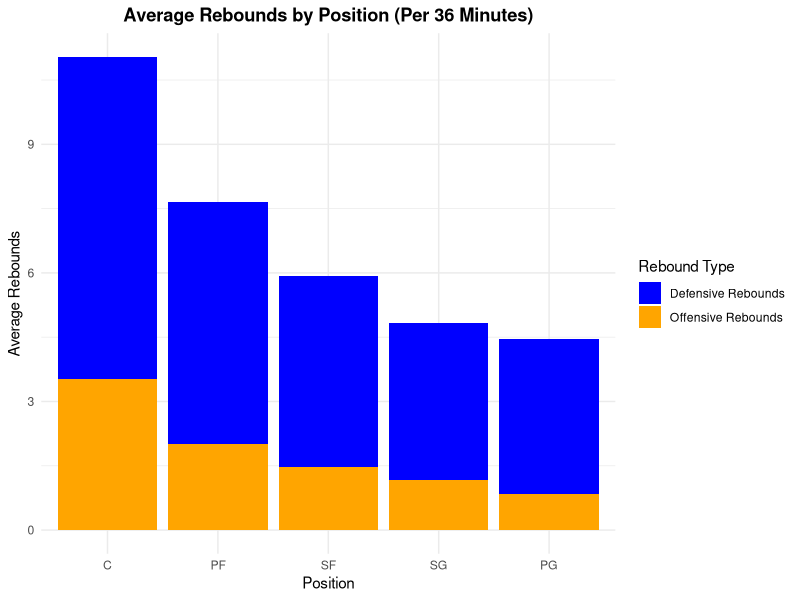
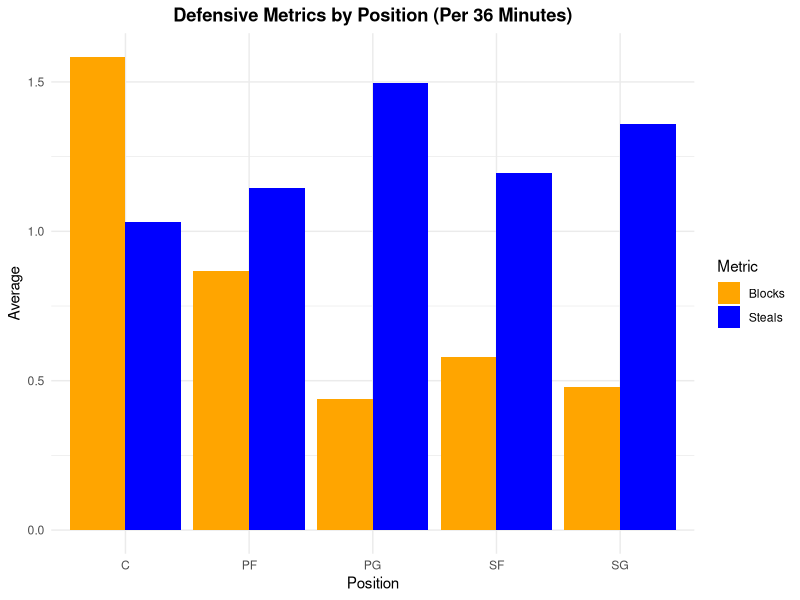

Generate these figures, in order, with R:
# Defense and rebounding analysis by positions
# Coder 3: Tianjie Zhang
# Analysis 1: Generate stacked bar plots for rebound types by position
# Analysis 2: Create grouped bar plots of defensive metrics


library(tidyverse)
library(ggplot2)


# Define output path
output_path <- "Output/"

# Create output directories
if(!dir.exists(paste0(output_path, "tables"))) {
  dir.create(paste0(output_path, "tables"), recursive = TRUE)
}
if(!dir.exists(paste0(output_path, "plots"))) {
  dir.create(paste0(output_path, "plots"), recursive = TRUE)
}

# Load the cleaned dataset
nba_data <- read.csv("Output/nba_clean.csv")

# Screen players with at least 20 games
nba_data <- nba_data %>% filter(G >= 20)

# Analysis 1: Generate stacked bar plots for rebound types by position
# Calculate average rebounding statistics by position
rebound_by_pos <- nba_data %>%
  group_by(Pos) %>%
  summarize(
    Avg_ORB = mean(ORB, na.rm = TRUE),
    Avg_DRB = mean(DRB, na.rm = TRUE),
    Avg_TRB = mean(TRB, na.rm = TRUE),
    n = n()
  ) %>%
  arrange(desc(Avg_TRB))

# Save the summary table
write.csv(rebound_by_pos, paste0(output_path, "tables/rebounding_by_position.csv"), row.names = FALSE)

# Prepare data for plotting
rebound_long <- rebound_by_pos %>%
  select(Pos, Avg_ORB, Avg_DRB) %>%
  pivot_longer(cols = c(Avg_ORB, Avg_DRB), 
               names_to = "Rebound_Type", 
               values_to = "Average")

# Create a factor to order positions by total rebounds
rebound_long$Pos <- factor(rebound_long$Pos, 
                           levels = rebound_by_pos$Pos[order(rebound_by_pos$Avg_TRB, decreasing = TRUE)])

# Create stacked bar plot for rebounds
p1 <- ggplot(rebound_long, aes(x = Pos, y = Average, fill = Rebound_Type)) +
  geom_bar(stat = "identity", position = "stack") +
  scale_fill_manual(values = c("Avg_ORB" = "orange", "Avg_DRB" = "blue"),
                    labels = c("Avg_ORB" = "Offensive Rebounds", "Avg_DRB" = "Defensive Rebounds")) +
  labs(title = "Average Rebounds by Position (Per 36 Minutes)",
       x = "Position",
       y = "Average Rebounds",
       fill = "Rebound Type") +
  theme_minimal() +
  theme(axis.text.x = element_text(angle = 0, hjust = 0.5),
        plot.title = element_text(hjust = 0.5, face = "bold"))

ggsave(paste0(output_path, "plots/rebounds_by_position_stacked.png"), p1, width = 8, height = 6, dpi = 400)

# Analysis 2: Create grouped bar plots of defensive metrics
# Calculate average defensive statistics by position
defense_by_pos <- nba_data %>%
  group_by(Pos) %>%
  summarize(
    Avg_STL = mean(STL, na.rm = TRUE),
    Avg_BLK = mean(BLK, na.rm = TRUE),
    n = n()
  )

# Save the summary table
write.csv(defense_by_pos, paste0(output_path, "tables/defense_by_position.csv"), row.names = FALSE)

# Prepare data for plotting
defense_long <- defense_by_pos %>%
  select(Pos, Avg_STL, Avg_BLK) %>%
  pivot_longer(cols = c(Avg_STL, Avg_BLK), 
               names_to = "Defensive_Metric", 
               values_to = "Average")

# Create grouped bar plot for defensive metrics
p2 <- ggplot(defense_long, aes(x = Pos, y = Average, fill = Defensive_Metric)) +
  geom_bar(stat = "identity", position = "dodge") +
  scale_fill_manual(values = c("Avg_STL" = "blue", "Avg_BLK" = "orange"),
                    labels = c("Avg_STL" = "Steals", "Avg_BLK" = "Blocks")) +
  labs(title = "Defensive Metrics by Position (Per 36 Minutes)",
       x = "Position",
       y = "Average",
       fill = "Metric") +
  theme_minimal() +
  theme(axis.text.x = element_text(angle = 0, hjust = 0.5),
        plot.title = element_text(hjust = 0.5, face = "bold"))

ggsave(paste0(output_path, "plots/defensive_metrics_by_position.png"), p2, width = 8, height = 6, dpi = 400)

# Print summary information
cat("\nSummary of Rebounding by Position:\n")
print(rebound_by_pos)

cat("\nSummary of Defensive Statistics by Position:\n")
print(defense_by_pos)

cat("\nDefense and Rebounding Analysis Complete!\n")
